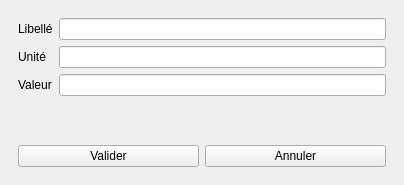
<?xml version="1.0" encoding="UTF-8"?>
<ui version="4.0">
 <class>attributsadd</class>
 <widget class="QDockWidget" name="attributsadd">
  <property name="geometry">
   <rect>
    <x>0</x>
    <y>0</y>
    <width>404</width>
    <height>185</height>
   </rect>
  </property>
  <property name="windowTitle">
   <string>Attributs additionnels</string>
  </property>
  <widget class="QWidget" name="dockWidgetContents">
   <layout class="QVBoxLayout" name="verticalLayout">
    <item>
     <widget class="QScrollArea" name="scrollArea">
      <property name="frameShape">
       <enum>QFrame::NoFrame</enum>
      </property>
      <property name="widgetResizable">
       <bool>true</bool>
      </property>
      <widget class="QWidget" name="scrollAreaWidgetContents">
       <property name="geometry">
        <rect>
         <x>0</x>
         <y>0</y>
         <width>386</width>
         <height>98</height>
        </rect>
       </property>
       <layout class="QFormLayout" name="formLayout">
        <item row="0" column="0">
         <widget class="QLabel" name="label">
          <property name="text">
           <string>Libellé</string>
          </property>
         </widget>
        </item>
        <item row="0" column="1">
         <widget class="QLineEdit" name="lb_attr"/>
        </item>
        <item row="1" column="0">
         <widget class="QLabel" name="label_3">
          <property name="text">
           <string>Unité</string>
          </property>
         </widget>
        </item>
        <item row="1" column="1">
         <widget class="QLineEdit" name="unite"/>
        </item>
        <item row="2" column="0">
         <widget class="QLabel" name="label_2">
          <property name="text">
           <string>Valeur</string>
          </property>
         </widget>
        </item>
        <item row="2" column="1">
         <widget class="QLineEdit" name="valeur"/>
        </item>
       </layout>
      </widget>
     </widget>
    </item>
    <item>
     <widget class="QWidget" name="widget" native="true">
      <layout class="QHBoxLayout" name="horizontalLayout">
       <item>
        <widget class="QPushButton" name="valid_btn">
         <property name="text">
          <string>Valider</string>
         </property>
        </widget>
       </item>
       <item>
        <widget class="QPushButton" name="cancel_btn">
         <property name="text">
          <string>Annuler</string>
         </property>
        </widget>
       </item>
      </layout>
     </widget>
    </item>
   </layout>
  </widget>
 </widget>
 <resources/>
 <connections/>
</ui>
